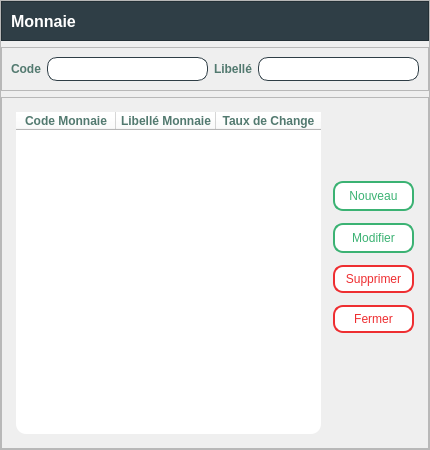
<?xml version="1.0" encoding="UTF-8"?>
<ui version="4.0">
 <class>Form</class>
 <widget class="QWidget" name="Form">
  <property name="geometry">
   <rect>
    <x>0</x>
    <y>0</y>
    <width>430</width>
    <height>450</height>
   </rect>
  </property>
  <property name="windowTitle">
   <string>Form</string>
  </property>
  <property name="styleSheet">
   <string notr="true"/>
  </property>
  <layout class="QGridLayout" name="gridLayout">
   <property name="leftMargin">
    <number>0</number>
   </property>
   <property name="topMargin">
    <number>0</number>
   </property>
   <property name="rightMargin">
    <number>0</number>
   </property>
   <property name="bottomMargin">
    <number>0</number>
   </property>
   <item row="0" column="0">
    <widget class="QFrame" name="frame">
     <property name="frameShape">
      <enum>QFrame::StyledPanel</enum>
     </property>
     <property name="frameShadow">
      <enum>QFrame::Raised</enum>
     </property>
     <layout class="QVBoxLayout" name="verticalLayout">
      <property name="leftMargin">
       <number>0</number>
      </property>
      <property name="topMargin">
       <number>0</number>
      </property>
      <property name="rightMargin">
       <number>0</number>
      </property>
      <property name="bottomMargin">
       <number>0</number>
      </property>
      <item>
       <widget class="QFrame" name="frame_2">
        <property name="styleSheet">
         <string notr="true">background-color: #2f3e46;
color: white;</string>
        </property>
        <property name="frameShape">
         <enum>QFrame::StyledPanel</enum>
        </property>
        <property name="frameShadow">
         <enum>QFrame::Raised</enum>
        </property>
        <layout class="QHBoxLayout" name="horizontalLayout_4">
         <property name="leftMargin">
          <number>9</number>
         </property>
         <property name="rightMargin">
          <number>0</number>
         </property>
         <item>
          <widget class="QLabel" name="label_4">
           <property name="font">
            <font>
             <pointsize>12</pointsize>
             <bold>true</bold>
            </font>
           </property>
           <property name="text">
            <string>Monnaie</string>
           </property>
          </widget>
         </item>
         <item>
          <spacer name="horizontalSpacer_4">
           <property name="orientation">
            <enum>Qt::Horizontal</enum>
           </property>
           <property name="sizeHint" stdset="0">
            <size>
             <width>40</width>
             <height>20</height>
            </size>
           </property>
          </spacer>
         </item>
        </layout>
       </widget>
      </item>
      <item>
       <widget class="QFrame" name="frame_3">
        <property name="frameShape">
         <enum>QFrame::StyledPanel</enum>
        </property>
        <property name="frameShadow">
         <enum>QFrame::Raised</enum>
        </property>
        <layout class="QHBoxLayout" name="horizontalLayout_5">
         <property name="leftMargin">
          <number>9</number>
         </property>
         <property name="rightMargin">
          <number>9</number>
         </property>
         <item>
          <widget class="QLabel" name="label_5">
           <property name="font">
            <font>
             <family>Segoe UI</family>
             <pointsize>9</pointsize>
             <bold>true</bold>
            </font>
           </property>
           <property name="styleSheet">
            <string notr="true">color: #52796f;</string>
           </property>
           <property name="text">
            <string>Code</string>
           </property>
          </widget>
         </item>
         <item>
          <widget class="QLineEdit" name="code">
           <property name="styleSheet">
            <string notr="true">border : 1px solid #2f3e46;
border-radius:10px;
padding: 3px;
background-color: white;
color: #2f3e46;
</string>
           </property>
          </widget>
         </item>
         <item>
          <widget class="QLabel" name="label_6">
           <property name="font">
            <font>
             <family>Segoe UI</family>
             <pointsize>9</pointsize>
             <bold>true</bold>
            </font>
           </property>
           <property name="styleSheet">
            <string notr="true">color: #52796f;</string>
           </property>
           <property name="text">
            <string>Libellé</string>
           </property>
          </widget>
         </item>
         <item>
          <widget class="QLineEdit" name="libelle">
           <property name="styleSheet">
            <string notr="true">border : 1px solid #2f3e46;
border-radius:10px;
padding: 3px;
background-color: white;
color: #2f3e46;
</string>
           </property>
          </widget>
         </item>
        </layout>
       </widget>
      </item>
      <item>
       <widget class="QFrame" name="frame_4">
        <property name="frameShape">
         <enum>QFrame::StyledPanel</enum>
        </property>
        <property name="frameShadow">
         <enum>QFrame::Raised</enum>
        </property>
        <layout class="QGridLayout" name="gridLayout_2">
         <property name="leftMargin">
          <number>14</number>
         </property>
         <property name="topMargin">
          <number>14</number>
         </property>
         <property name="rightMargin">
          <number>14</number>
         </property>
         <property name="bottomMargin">
          <number>14</number>
         </property>
         <item row="1" column="2">
          <layout class="QVBoxLayout" name="verticalLayout_2">
           <property name="spacing">
            <number>12</number>
           </property>
           <item>
            <widget class="QPushButton" name="nouveau_monnaie">
             <property name="styleSheet">
              <string notr="true">QPushButton {width: 65px;
background-color: white;
border: 2px solid #3bb273;
color: #3bb273;
padding: 6px;
border-radius: 10px;}

QPushButton:hover {background-color: #3bb273;color: white;}
QPushButton:pressed { margin: 1px; }
</string>
             </property>
             <property name="text">
              <string>Nouveau</string>
             </property>
            </widget>
           </item>
           <item>
            <widget class="QPushButton" name="modifier_monnaie">
             <property name="styleSheet">
              <string notr="true">QPushButton {width: 65px;
background-color: white;
border: 2px solid #3bb273;
color: #3bb273;
padding: 6px;
border-radius: 10px;}

QPushButton:hover {background-color: #3bb273;color: white;}
QPushButton:pressed { margin: 1px; }
</string>
             </property>
             <property name="text">
              <string>Modifier</string>
             </property>
            </widget>
           </item>
           <item>
            <widget class="QPushButton" name="supprimer_monnaie">
             <property name="styleSheet">
              <string notr="true">QPushButton {background-color: white;
border: 2px solid #ee2e31;
color: #ee2e31;
padding: 5px;
border-radius: 10px;}
QPushButton:hover {
background-color: #ee2e31;
color: white;
}
QPushButton:pressed{
margin: 1px;
}
/*#ee2e31*/</string>
             </property>
             <property name="text">
              <string>Supprimer</string>
             </property>
            </widget>
           </item>
           <item>
            <widget class="QPushButton" name="fermer_monnaie">
             <property name="styleSheet">
              <string notr="true">QPushButton {background-color: white;
border: 2px solid #ee2e31;
color: #ee2e31;
padding: 5px;
border-radius: 10px;}
QPushButton:hover {
background-color: #ee2e31;
color: white;
}
QPushButton:pressed{
margin: 1px;
}
/*#ee2e31*/</string>
             </property>
             <property name="text">
              <string>Fermer</string>
             </property>
            </widget>
           </item>
          </layout>
         </item>
         <item row="2" column="2">
          <spacer name="verticalSpacer_2">
           <property name="orientation">
            <enum>Qt::Vertical</enum>
           </property>
           <property name="sizeHint" stdset="0">
            <size>
             <width>20</width>
             <height>104</height>
            </size>
           </property>
          </spacer>
         </item>
         <item row="0" column="1" colspan="2">
          <spacer name="verticalSpacer">
           <property name="orientation">
            <enum>Qt::Vertical</enum>
           </property>
           <property name="sizeHint" stdset="0">
            <size>
             <width>20</width>
             <height>72</height>
            </size>
           </property>
          </spacer>
         </item>
         <item row="0" column="0" rowspan="3">
          <widget class="QTableWidget" name="monnaie_table">
           <property name="font">
            <font>
             <family>Segoe UI</family>
             <pointsize>9</pointsize>
             <bold>true</bold>
            </font>
           </property>
           <property name="styleSheet">
            <string notr="true">background-color: white;
color: #52796f;
selection-background-color: #a2d2ff;
selection-color:#2f3e46;
border-radius: 10px;</string>
           </property>
           <property name="editTriggers">
            <set>QAbstractItemView::NoEditTriggers</set>
           </property>
           <property name="alternatingRowColors">
            <bool>true</bool>
           </property>
           <property name="selectionBehavior">
            <enum>QAbstractItemView::SelectRows</enum>
           </property>
           <attribute name="horizontalHeaderStretchLastSection">
            <bool>true</bool>
           </attribute>
           <attribute name="verticalHeaderVisible">
            <bool>false</bool>
           </attribute>
           <column>
            <property name="text">
             <string>Code Monnaie</string>
            </property>
           </column>
           <column>
            <property name="text">
             <string>Libellé Monnaie</string>
            </property>
           </column>
           <column>
            <property name="text">
             <string>Taux de Change</string>
            </property>
           </column>
          </widget>
         </item>
        </layout>
       </widget>
      </item>
     </layout>
    </widget>
   </item>
  </layout>
 </widget>
 <resources/>
 <connections/>
</ui>
